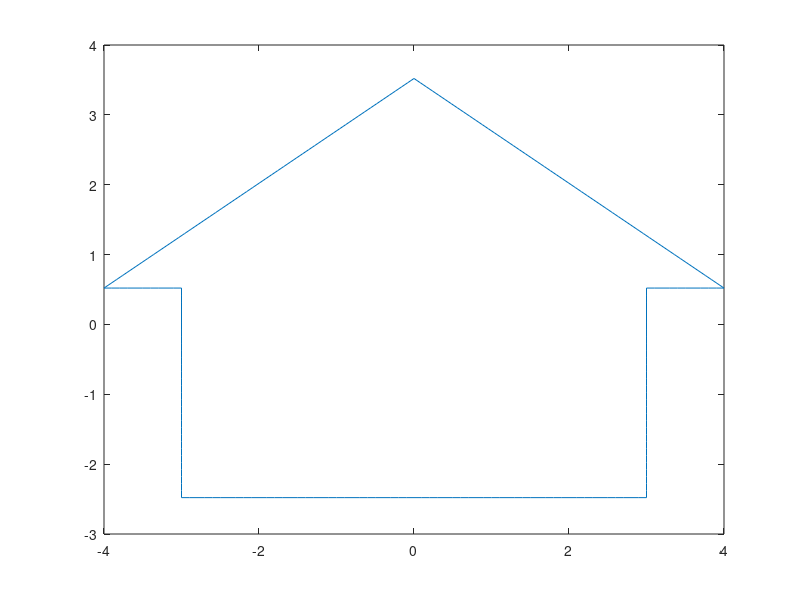

Here is the MATLAB script that generated this plot: (Note: this script raises an error after producing the figure.)
%% Imaginary House
%   This file is used to draw a house in simple imaginary numbers

points = zeros;

% First verticle branch
for count = 0:30
    points(count+1) = count*1j;
end

for count = 1:10
    points(31+count) = points(31) - count;
end

for count = 1:50
    points(41+count) = points(41) + count*(3/5)*1j + count*(4/5);
end

points = points - points(91);
for count = 1:90
    points(91+count) = -real(points(91-count)) + imag(points(91-count))*1j;
end

for count = 0:60
    points(182+count) = points(181) - count;
end

points = (points - mean(points))/10;
points.';
plot(real(points),imag(points));

writematrix(points.', 'house.txt');